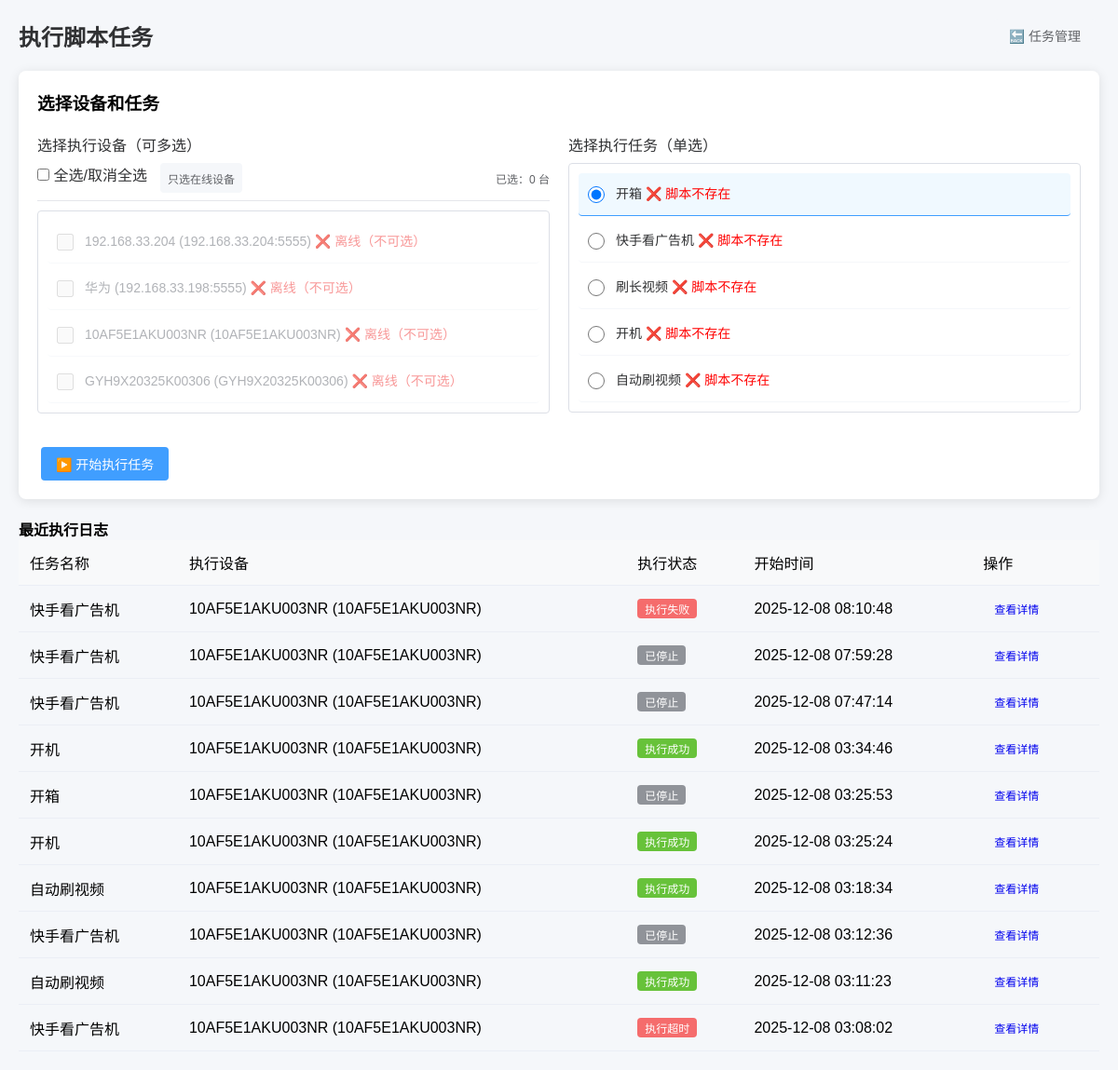
/script/execute/, run on an earlier commit of the app's database.
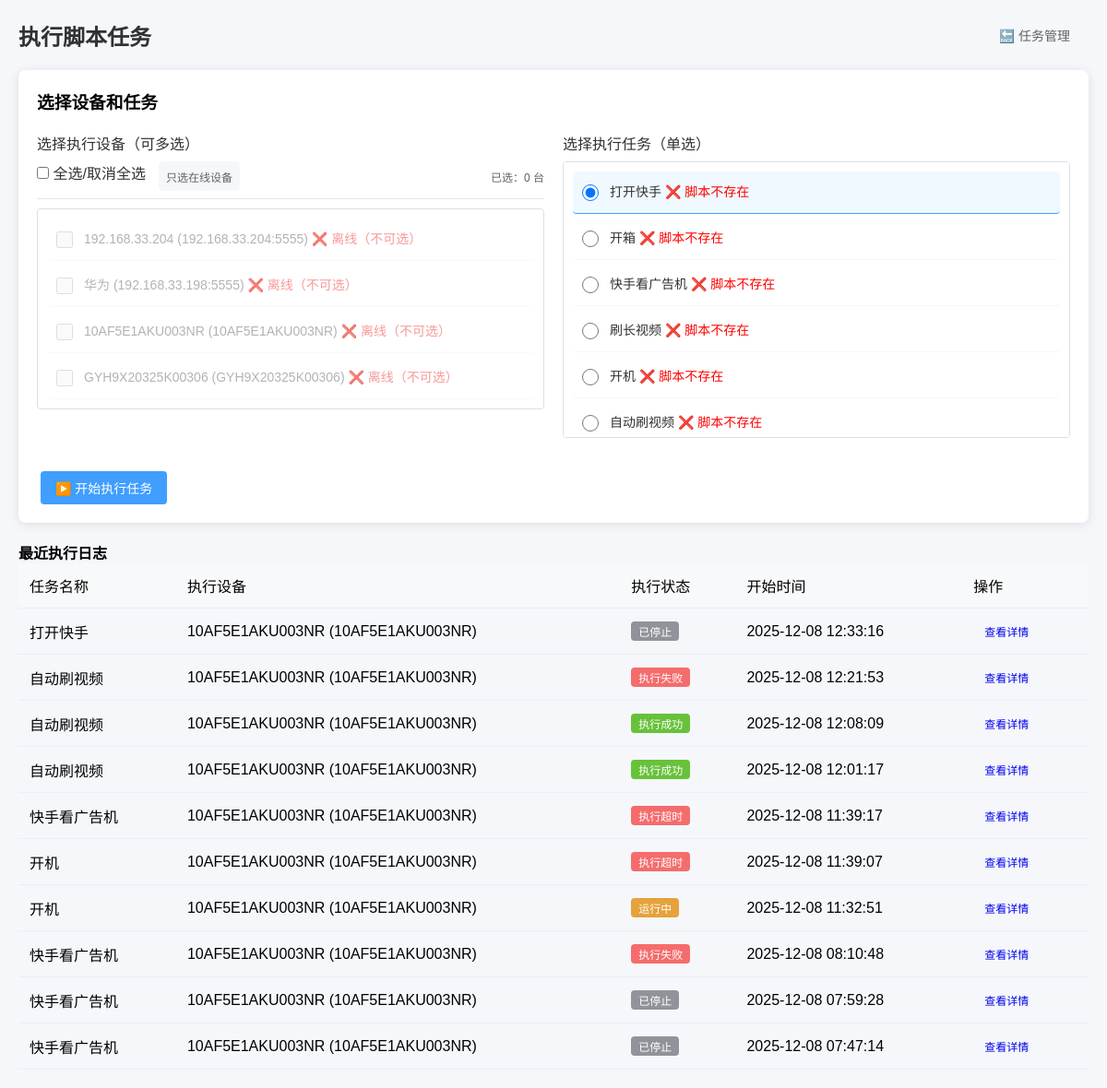
And on a later commit of the database.
### adb_manager/models.py (models this page shows, shortened)
class ADBDevice(BaseModel):
    device_name = models.CharField(
        "设备名称",
        max_length=50,
        help_text="如：游戏手机1"
    )
    device_ip = models.GenericIPAddressField(
        "设备IP",
        blank=True,
        null=True,
        help_text="局域网IP（序列号连接时可不填），如192.168.3.100"
    )
    device_port = models.IntegerField(
        "ADB端口",
        default=5555,
        blank=True,
        null=True,
        help_text="默认5555（序列号连接时可不填）"
    )
    device_serial = models.CharField(
        "设备序列号",
        max_length=100,
        blank=True,
        null=True,
        help_text="ADB设备序列号（优先使用），如10AF5E1AKU003NR或192.168.3.100:5555"
    )
    is_active = models.BooleanField("是否启用监控", default=True)
    user = models.ForeignKey(
        CustomUser,
        on_delete=models.SET_NULL,
        null=True,
        blank=True,
        verbose_name="关联用户",
        help_text="绑定该设备的用户（为空则所有用户可操作）"
    )
    class Meta:
        verbose_name = "ADB设备"
        verbose_name_plural = "ADB设备管理"
        unique_together = ("device_ip", "device_port")
    @property
    def connect_identifier(self):
        if self.device_serial and self.device_serial.strip():
            return self.device_serial.strip()
        if self.device_ip and self.device_port:
            return f"{self.device_ip}:{self.device_port}"
        return ""  # 修复：返回空字符串而非None
    @property
    def adb_connect_str(self):
        if self.device_serial and self.device_serial.strip():
            return self.device_serial.strip()
        if self.device_ip and self.device_port:
            return f"{self.device_ip}:{self.device_port}"
        return ""  # 修复：返回空字符串而非None
    @property
    def device_status(self):
        connect_id = self.connect_identifier
        if not connect_id:
            return "invalid"  # 配置无效
        return r.get(f"adb:device:{connect_id}") or "offline"  # 兼容Redis未初始化的情况

### script_center/models.py (models this page shows, shortened)
class ScriptTask(models.Model):
    TASK_STATUS = (
        ("draft", "草稿"),
        ("active", "已激活"),
        ("disabled", "已禁用"),
    )
    task_name = models.CharField("任务名称", max_length=100, unique=True, help_text="如：自动化测试任务1")
    task_desc = models.TextField("任务描述", blank=True, null=True, help_text="任务详细说明")
    python_path = models.CharField("Python解释器路径", max_length=500,
                                  default=r"C:\Users\TanZhenJie\AppData\Local\Microsoft\WindowsApps\python3.11.exe",
                                  help_text="Python.exe的完整路径")
    script_path = models.CharField("脚本文件路径", max_length=500,
                                  help_text="如：C:\\test\\test4.py（指向.py文件）")
    airtest_mode = models.BooleanField("是否使用Airtest模式", default=False,
                                      help_text="勾选则用airtest run方式执行")
    log_path = models.CharField("日志保存路径", max_length=500, blank=True, null=True,
                               default="./logs", help_text="脚本执行日志保存路径")
    status = models.CharField("任务状态", max_length=20, choices=TASK_STATUS, default="active")
    create_time = models.DateTimeField("创建时间", default=timezone.now)
    update_time = models.DateTimeField("更新时间", auto_now=True)
    class Meta:
        verbose_name = "脚本任务"
        verbose_name_plural = "脚本任务管理"
        ordering = ["-create_time"]
    def is_script_exists(self):
        import os
        return os.path.exists(self.script_path)

class TaskExecutionLog(models.Model):
    EXEC_STATUS = (
        ("running", "执行中"),
        ("success", "执行成功"),
        ("failed", "执行失败"),
        ("timeout", "执行超时"),
        ("error", "执行异常"),
    )
    task = models.ForeignKey(ScriptTask, on_delete=models.CASCADE, verbose_name="关联任务")
    device = models.ForeignKey(ADBDevice, on_delete=models.CASCADE, verbose_name="执行设备")
    exec_status = models.CharField("执行状态", max_length=20, choices=EXEC_STATUS, default="running")
    exec_command = models.TextField("执行命令", blank=True, null=True)
    stdout = models.TextField("标准输出", blank=True, null=True)
    stderr = models.TextField("错误输出", blank=True, null=True)
    start_time = models.DateTimeField("开始时间", default=timezone.now)
    end_time = models.DateTimeField("结束时间", blank=True, null=True)
    exec_duration = models.FloatField("执行耗时(秒)", blank=True, null=True)
    class Meta:
        verbose_name = "执行日志"
        verbose_name_plural = "执行日志管理"
        ordering = ["-start_time"]

### script_center/views.py (the view, shortened to what this page needs)
# urls.py: path("execute/", views.ExecuteTaskView.as_view(), name="execute_task"),
class ExecuteTaskView(View):
    def get(self, request):
        devices = ADBDevice.objects.filter(is_active=True)
        device_list = []
        for dev in devices:
            dev.status = dev.device_status
            device_list.append(dev)
        recent_logs = TaskExecutionLog.objects.all().order_by("-id")[:10]
        logger.info(f"最近执行日志数量：{recent_logs.count()}")
        for log in recent_logs:
            log.is_running = log.id in running_processes and log.exec_status == "running"
            logger.info(f"日志ID：{log.id}，状态：{log.exec_status}，是否运行中：{log.is_running}")
        context = {
            "page_title": "执行脚本任务",
            "devices": device_list,
            "tasks": ScriptTask.objects.filter(status="active"),
            "recent_logs": recent_logs
        }
        return render(request, "script_center/execute_task.html", context)

### script_center/templates/script_center/execute_task.html (shortened to what the changed rows need)
{% load static %}
<!DOCTYPE html>
<html lang="zh-CN">
<head>
</head>
<body>
    <div class="header">
        <h1>{{ page_title }}</h1>
    </div>
    <div class="card">
        <form method="POST" id="executeForm">
            <div class="form-row">
                <div class="form-col">
                    <div class="form-group">
                        <div class="device-list">
                            {% for device in devices %}
                                <div class="device-item {% if device.status != 'online' %}disabled{% endif %}" data-device-id="{{ device.id }}">
                                    <input
                                        type="checkbox"
                                        name="device_ids"
                                        id="device_{{ device.id }}"
                                        value="{{ device.id }}"
                                        {% if device.status != 'online' %}disabled{% endif %}
                                        data-online="{{ device.status }}"
                                        class="device-checkbox"
                                    >
                                    <label for="device_{{ device.id }}">
                                        {{ device.device_name }} ({{ device.adb_connect_str }})
                                        {% if device.status == 'online' %}
                                            <span style="color: #67c23a;">✅ 在线</span>
                                        {% else %}
                                            <span style="color: #f56c6c;">❌ 离线（不可选）</span>
                                        {% endif %}
                                    </label>
                                </div>
                            {% empty %}
                                <div style="text-align: center; color: #909399; padding: 20px;">暂无可用设备</div>
                            {% endfor %}
                        </div>
                    </div>
                </div>
                <div class="form-col">
                    <div class="form-group">
                        <div class="task-list">
                            {% for task in tasks %}
                                <div class="task-item" data-task-id="{{ task.id }}">
                                    <input type="radio" name="task_id" id="task_{{ task.id }}" value="{{ task.id }}" {% if forloop.first %}checked{% endif %} class="task-radio">
                                    <label for="task_{{ task.id }}">
                                        {{ task.task_name }}
                                        {% if not task.is_script_exists %}
                                            <span style="color: red;">❌ 脚本不存在</span>
                                        {% endif %}
                                    </label>
                                </div>
                            {% empty %}
                                <div style="text-align: center; color: #909399; padding: 20px;">暂无可用任务（请先创建并激活任务）</div>
                            {% endfor %}
                        </div>
                    </div>
                </div>
            </div>
        </form>
    </div>
    <div class="mt-4">
        <table class="table table-striped">
            <thead>
                <tr>
                    <th>任务名称</th>
                    <th>执行设备</th>
                    <th>执行状态</th>
                    <th>开始时间</th>
                    <th>操作</th>
                </tr>
            </thead>
            <tbody>
                {% for log in recent_logs %}
                <tr>
                    <td>{{ log.task.task_name }}</td>
                    <td>{{ log.device.device_name }} ({{ log.device.adb_connect_str }})</td>
                    <td>
                        {% if log.exec_status == 'running' %}
                        <span class="badge bg-warning">运行中</span>
                        {% elif log.exec_status == 'success' %}
                        <span class="badge bg-success">执行成功</span>
                        {% elif log.exec_status == 'failed' %}
                        <span class="badge bg-danger">执行失败</span>
                        {% elif log.exec_status == 'stopped' %}
                        <span class="badge bg-secondary">已停止</span>
                        {% elif log.exec_status == 'timeout' %}
                        <span class="badge bg-danger">执行超时</span>
                        {% elif log.exec_status == 'error' %}
                        <span class="badge bg-dark">执行错误</span>
                        {% endif %}
                    </td>
                    <td>{{ log.start_time|date:"Y-m-d H:i:s" }}</td>
                    <td>
                        <a href="{% url 'script_center:log_detail' log.id %}" class="btn btn-sm btn-info">查看详情</a>
                    </td>
                </tr>
                {% empty %}
                <tr>
                    <td colspan="5" class="text-center">暂无执行日志</td>
                </tr>
                {% endfor %}
            </tbody>
        </table>
    </div>
</body>
</html>

What changed in the data, as far as the page shows it:
no longer on this page (row unchanged): TaskExecutionLog: task.task_name "开机", device.device_name "10AF5E1AKU003NR", device.adb_connect_str "10AF5E1AKU003NR", exec_status "执行成功", start_time "2025-12-08 03:34:46"
no longer on this page (row unchanged): TaskExecutionLog: task.task_name "开箱", device.device_name "10AF5E1AKU003NR", device.adb_connect_str "10AF5E1AKU003NR", exec_status "已停止", start_time "2025-12-08 03:25:53"
no longer on this page (row unchanged): TaskExecutionLog: task.task_name "开机", device.device_name "10AF5E1AKU003NR", device.adb_connect_str "10AF5E1AKU003NR", exec_status "执行成功", start_time "2025-12-08 03:25:24"
no longer on this page (row unchanged): TaskExecutionLog: task.task_name "自动刷视频", device.device_name "10AF5E1AKU003NR", device.adb_connect_str "10AF5E1AKU003NR", exec_status "执行成功", start_time "2025-12-08 03:18:34"
no longer on this page (row unchanged): TaskExecutionLog: task.task_name "快手看广告机", device.device_name "10AF5E1AKU003NR", device.adb_connect_str "10AF5E1AKU003NR", exec_status "已停止", start_time "2025-12-08 03:12:36"
no longer on this page (row unchanged): TaskExecutionLog: task.task_name "自动刷视频", device.device_name "10AF5E1AKU003NR", device.adb_connect_str "10AF5E1AKU003NR", exec_status "执行成功", start_time "2025-12-08 03:11:23"
no longer on this page (row unchanged): TaskExecutionLog: task.task_name "快手看广告机", device.device_name "10AF5E1AKU003NR", device.adb_connect_str "10AF5E1AKU003NR", exec_status "执行超时", start_time "2025-12-08 03:08:02"
added ScriptTask: task_id "☑ 打开快手 ❌ 脚本不存在", task_name "打开快手"
computed for ScriptTask "开箱": task_id "☑ 开箱 ❌ 脚本不存在" → "☐ 开箱 ❌ 脚本不存在"
added TaskExecutionLog: task.task_name "打开快手", device.device_name "10AF5E1AKU003NR", device.adb_connect_str "10AF5E1AKU003NR", exec_status "已停止", start_time "2025-12-08 12:33:16"
added TaskExecutionLog: task.task_name "自动刷视频", device.device_name "10AF5E1AKU003NR", device.adb_connect_str "10AF5E1AKU003NR", exec_status "执行失败", start_time "2025-12-08 12:21:53"
added TaskExecutionLog: task.task_name "自动刷视频", device.device_name "10AF5E1AKU003NR", device.adb_connect_str "10AF5E1AKU003NR", exec_status "执行成功", start_time "2025-12-08 12:08:09"
added TaskExecutionLog: task.task_name "自动刷视频", device.device_name "10AF5E1AKU003NR", device.adb_connect_str "10AF5E1AKU003NR", exec_status "执行成功", start_time "2025-12-08 12:01:17"
added TaskExecutionLog: task.task_name "快手看广告机", device.device_name "10AF5E1AKU003NR", device.adb_connect_str "10AF5E1AKU003NR", exec_status "执行超时", start_time "2025-12-08 11:39:17"
added TaskExecutionLog: task.task_name "开机", device.device_name "10AF5E1AKU003NR", device.adb_connect_str "10AF5E1AKU003NR", exec_status "执行超时", start_time "2025-12-08 11:39:07"
added TaskExecutionLog: task.task_name "开机", device.device_name "10AF5E1AKU003NR", device.adb_connect_str "10AF5E1AKU003NR", exec_status "运行中", start_time "2025-12-08 11:32:51"
